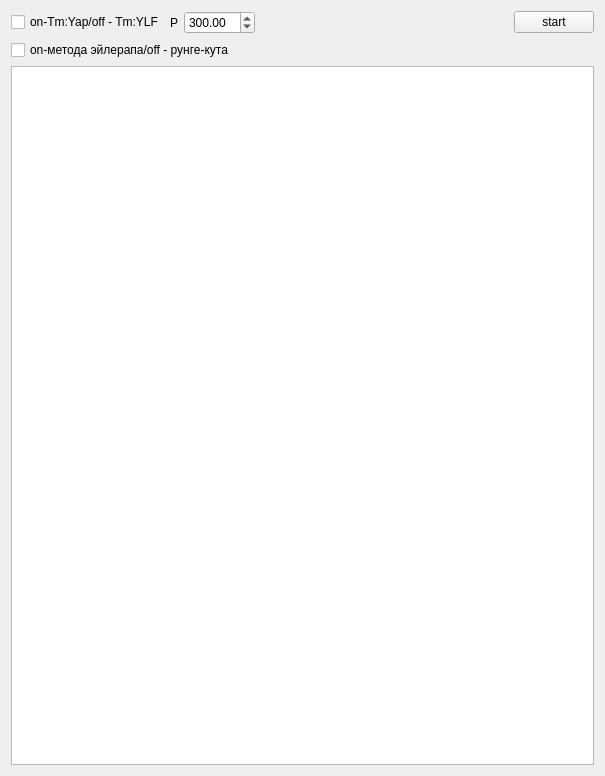
<?xml version="1.0" encoding="UTF-8"?>
<ui version="4.0">
 <class>Widget</class>
 <widget class="QWidget" name="Widget">
  <property name="geometry">
   <rect>
    <x>0</x>
    <y>0</y>
    <width>605</width>
    <height>776</height>
   </rect>
  </property>
  <property name="windowTitle">
   <string>Widget</string>
  </property>
  <layout class="QGridLayout" name="gridLayout">
   <item row="0" column="0">
    <layout class="QHBoxLayout" name="horizontalLayout_2">
     <item>
      <widget class="QCheckBox" name="checkBoxYLF_YAP">
       <property name="text">
        <string>on-Tm:Yap/off - Tm:YLF</string>
       </property>
       <property name="checked">
        <bool>false</bool>
       </property>
      </widget>
     </item>
     <item>
      <layout class="QHBoxLayout" name="horizontalLayout">
       <item>
        <widget class="QLabel" name="label_p">
         <property name="text">
          <string>P</string>
         </property>
        </widget>
       </item>
       <item>
        <widget class="QDoubleSpinBox" name="doubleSpinBox_P">
         <property name="maximum">
          <double>9999.989999999999782</double>
         </property>
         <property name="singleStep">
          <double>100.000000000000000</double>
         </property>
         <property name="value">
          <double>300.000000000000000</double>
         </property>
        </widget>
       </item>
      </layout>
     </item>
     <item>
      <spacer name="horizontalSpacer">
       <property name="orientation">
        <enum>Qt::Horizontal</enum>
       </property>
       <property name="sizeHint" stdset="0">
        <size>
         <width>40</width>
         <height>20</height>
        </size>
       </property>
      </spacer>
     </item>
     <item>
      <widget class="QPushButton" name="pushButton_start">
       <property name="text">
        <string>start</string>
       </property>
      </widget>
     </item>
    </layout>
   </item>
   <item row="2" column="0">
    <widget class="QTextBrowser" name="textBrowser"/>
   </item>
   <item row="1" column="0">
    <widget class="QCheckBox" name="checkBox_metod">
     <property name="text">
      <string>on-метода эйлерапа/off - рунге-кута</string>
     </property>
    </widget>
   </item>
  </layout>
 </widget>
 <layoutdefault spacing="6" margin="11"/>
 <resources/>
 <connections/>
</ui>
